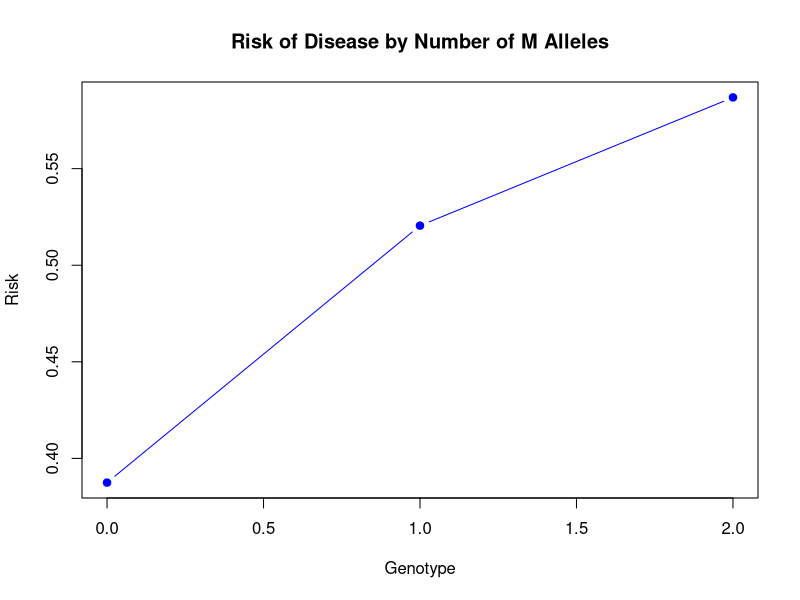
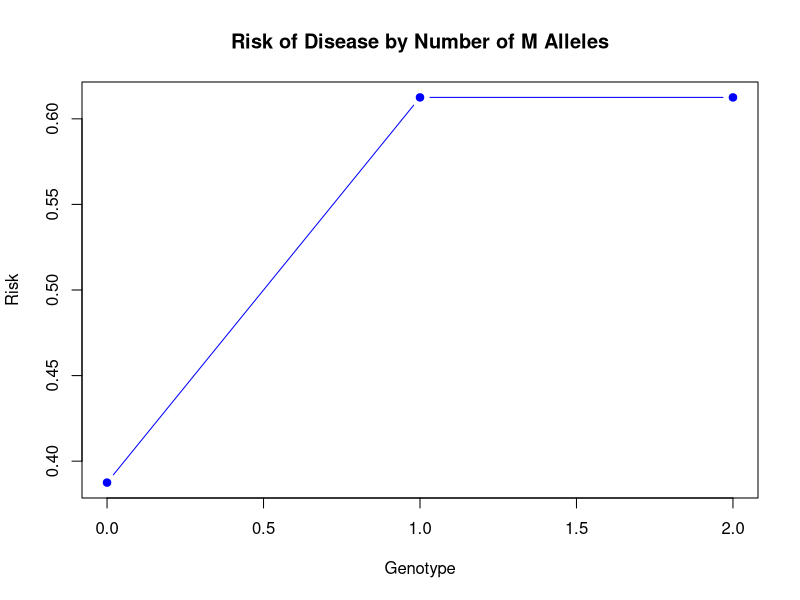
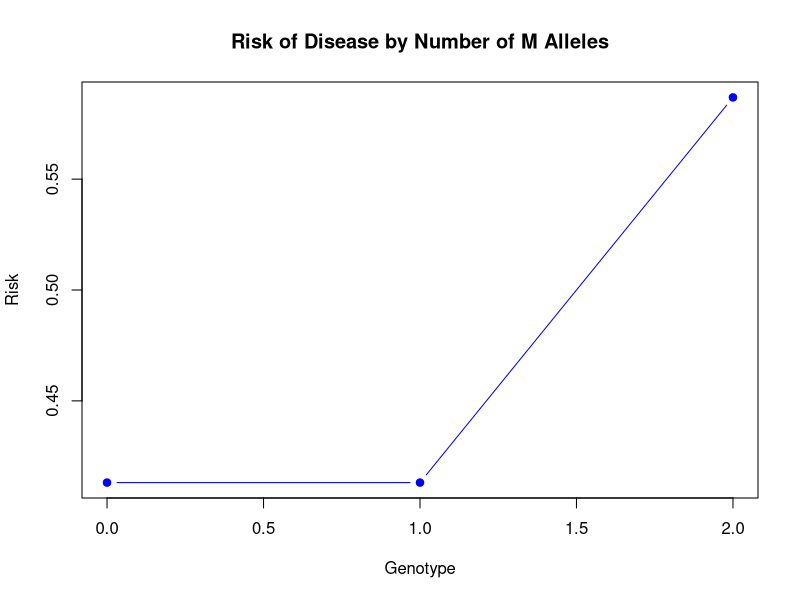

Write R code to recreate these figures, in order.
# Question 1

X <- matrix(c(112, 278, 150, 206, 348, 150), nrow = 2, byrow = TRUE)
colnames(X) <- c("AA","Aa","aa")
rownames(X) <- c("Cases","Controls")

Y <- cbind(2*X[,1]+X[,2],2*X[,3]+X[,2])
colnames(Y) <- c("A","a")
chi_square_result <- chisq.test(Y,correct=FALSE)
p_value <- chi_square_result$p.value
odds_ratio <- Y[1, 1] * Y[2, 2] / (Y[1, 2] * Y[2, 1])
print(odds_ratio)


# Print the results
cat("Chi-square test results:\n")
cat("P-value:", p_value, "\n")
cat("Odds Ratio:", odds_ratio, "\n")

# Question 2 and 3

# codominant test
test <- chisq.test(X)
p_value <- test$p.value
cat("Codomminant test results:\n")
cat("P-value:", p_value, "\n")
odds_ratios <- c((X[1, 1] / (X[1, 2] + X[1, 3])) / (X[2, 1] / (X[2, 2] + X[2, 3])))
odds_ratios <- c(odds_ratios, (X[1, 2] / (X[1, 1] + X[1, 3])) / (X[2, 2] / (X[2, 1] + X[2, 3])))
odds_ratios <- c(odds_ratios, (X[1, 3] / (X[1, 1] + X[1, 2])) / (X[2, 3] / (X[2, 1] + X[2, 2])))
risk <- odds_ratios / (1 + odds_ratios)

allele_counts <- c(0, 1, 2)
plot(allele_counts, risk, type = "b", pch = 19, col = "blue", main = "Risk of Disease by Number of M Alleles", xlab = "Genotype", ylab = "Risk")

# Dominant test
Y <- cbind(X[,1],X[,2]+X[,3])
colnames(Y) <- c("AA","Aa or aa")
rownames(Y) <- c("Cases","Control")
test <- chisq.test(Y)
p_value <- test$p.value
cat("Dominant test results:\n")
cat("P-value:", p_value, "\n")

odds_ratios <- c((X[1, 1] / (X[1, 2] + X[1, 3])) / (X[2, 1] / (X[2, 2] + X[2, 3])))
odds_ratios <- c(odds_ratios, (Y[1, 2] / Y[1, 1]) / (Y[2, 2] / Y[2, 1]))
odds_ratios <- c(odds_ratios, (Y[1, 2] / Y[1, 1]) / (Y[2, 2] / Y[2, 1]))

risk <- odds_ratios / (1 + odds_ratios)

allele_counts <- c(0, 1, 2)
plot(allele_counts, risk, type = "b", pch = 19, col = "blue", main = "Risk of Disease by Number of M Alleles", xlab = "Genotype", ylab = "Risk")

# Recessive test
Y <- cbind(X[,1]+X[,2],X[,3])
colnames(Y) <- c("AA or Aa","aa")
rownames(Y) <- c("Cases","Control")
test <- chisq.test(Y)
p_value <- test$p.value
cat("Recessive test results:\n")
cat("P-value:", p_value, "\n")

odds_ratios <- c((Y[1, 1] / Y[1, 2]) / (Y[2, 1] / Y[2, 2]))
odds_ratios <- c(odds_ratios, (Y[1, 1] / Y[1, 2]) / (Y[2, 1] / Y[2, 2]))
odds_ratios <- c(odds_ratios, (Y[1, 2] / Y[1, 1]) / (Y[2, 2] / Y[2, 1]))

risk <- odds_ratios / (1 + odds_ratios)

allele_counts <- c(0, 1, 2)
plot(allele_counts, risk, type = "b", pch = 19, col = "blue", main = "Risk of Disease by Number of M Alleles", xlab = "Genotype", ylab = "Risk")

# Question 4
Cases <- c(112, 278, 150)
Controls <- c(206, 348, 150)
X <- rbind(Cases,Controls)
rownames(X) <- c("Cases","Controls")
colnames(X) <- c("AA","Aa","aa")
n <- sum(X)
cas <- rep(c(0,1,2),Cases)
con <- rep(c(0,1,2),Controls)
y <- c(rep(1,sum(Cases)), rep(0,sum(Controls)))
x <- c(cas,con)
r <- cor(x,y)
A <- n*(r^2)
pvalue <- pchisq(A,df=1,lower.tail=FALSE)

cat("Armitage Trend Tes:\n")
cat("P-value:", pvalue, "\n")
